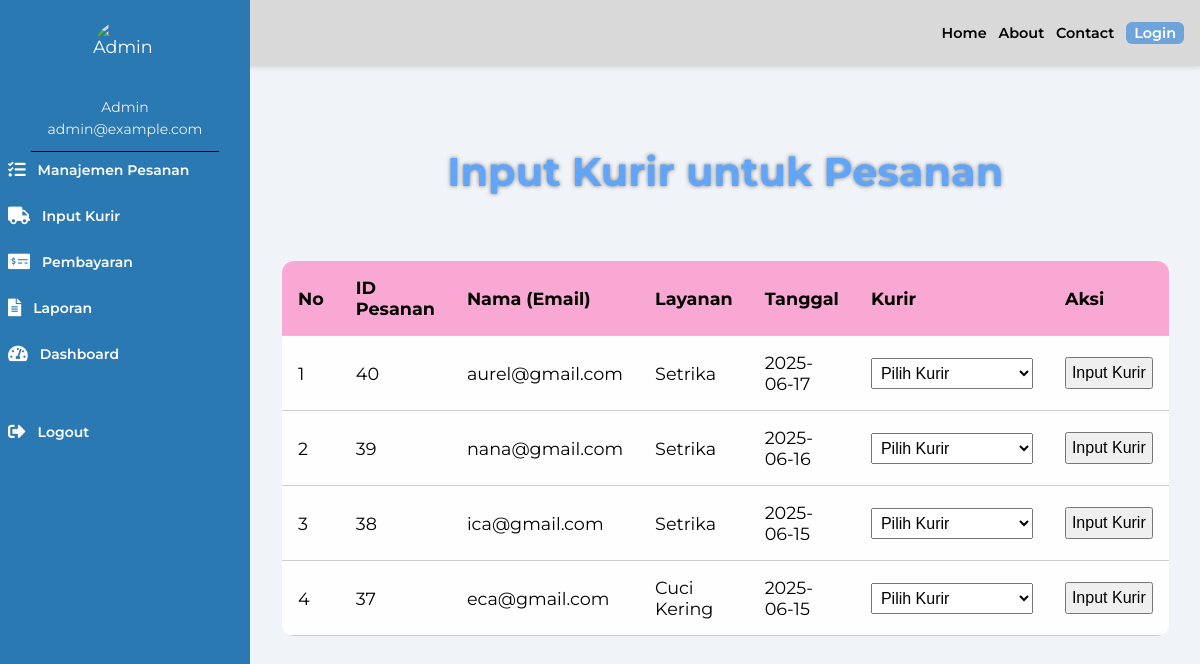
The app's page /input_kurir.php with its own data.
### tables this page shows
CREATE TABLE `pesanan` (
  `id` int(11) NOT NULL,
  `nama` varchar(20) DEFAULT NULL,
  `layanan` varchar(50) DEFAULT NULL,
  `tanggal_pesan` date DEFAULT NULL,
  `alamat_jemput` text DEFAULT NULL,
  `berat` float DEFAULT NULL,
  `kurir` varchar(20) NOT NULL,
  `status` enum('Diproses','Dikirim','Selesai') DEFAULT 'Diproses'
);

### input_kurir.php (the view, shortened to what this page needs)
<?php
$host = "localhost";
$user = "root";
$pass = "";
$db = "crud_laundry";
$connect = mysqli_connect($host, $user, $pass, $db);
$query = "SELECT * FROM pesanan ORDER BY id DESC";
$result = mysqli_query($connect, $query);
?>
<!DOCTYPE html>
<html lang="id">
<head>
    <link href="https://cdnjs.cloudflare.com/ajax/libs/font-awesome/5.15.3/css/all.min.css" rel="stylesheet" />
</head>
<body>
    <header>
        <div class="logo-text">
            <span class="logo-wash">WASH</span><span class="logo-way">WAY</span>
        </div>
        <nav>
            <a href="home.php">Home</a>
            <a href="about.php">About</a>
            <a href="#">Contact</a>
            <a class="login-btn" href="login.php">Login</a>
        </nav>
    </header>
    <div class="container">
        <aside>
            <img src="https://storage.googleapis.com/a1aa/image/1f69506b-06f1-45c8-95c7-98e08d20ebf3.jpg" alt="Admin" />
            <div class="user-info">
                <p>Admin</p>
                <p>admin@example.com</p>
            </div>
            <hr />
            <nav class="sidebar-nav">
                <a href="manajemen_pesanan.php"><i class="fas fa-tasks"></i> Manajemen Pesanan</a>
                <a href="input_kurir.php"><i class="fas fa-truck"></i> Input Kurir</a>
                <a href="verifikasi_pembayaran.php"><i class="fas fa-money-check-alt"></i> Pembayaran</a>
                <a href="laporan.php"><i class="fas fa-file-alt"></i> Laporan</a>
                <a href="admin_dashboard.php"><i class="fas fa-tachometer-alt"></i> Dashboard</a>
                <a href="logout.php" style="margin-top: 2rem;"><i class="fas fa-sign-out-alt"></i> Logout</a>
            </nav>
        </aside>
        <main>
            <h2>Input Kurir untuk Pesanan</h2>
            <table>
                <thead>
                    <tr>
                        <th>No</th>
                        <th>ID Pesanan</th>
                        <th>Nama (Email)</th>
                        <th>Layanan</th>
                        <th>Tanggal</th>
                        <th>Kurir</th>
                        <th>Aksi</th>
                    </tr>
                </thead>
                <tbody>
                    <?php
                    $no = 1; while ($row = mysqli_fetch_assoc($result)) : ?>
                    <tr>
                        <form method="POST">
                            <td><?= $no++ ?></td>
                            <td><?= htmlspecialchars($row['id']) ?></td>
                            <td><?= htmlspecialchars($row['nama']) ?></td>
                            <td><?= htmlspecialchars($row['layanan']) ?></td>
                            <td><?= htmlspecialchars($row['tanggal_pesan']) ?></td>
                            <td>
                                <select name="kurir" required>
                                    <option value="">Pilih Kurir</option>
                                </select>
                            </td>
                            <td><input type="submit" value="Input Kurir"></td>
                        </form>
                    </tr>
                    <?php endwhile; ?>
                </tbody>
            </table>
        </main>
    </div>
</body>
</html>

### input_kurir.php (style rules this page uses)
body { margin: 0; min-height: 100vh; font-family: 'Montserrat', sans-serif; font-size: 1.1rem; background-color: #f0f4f8; }
header { background-color: #D9D9D9; padding: 0.5rem 1rem; display: flex; justify-content: space-between; align-items: center; height: 50px; box-shadow: 0 2px 4px rgba(0, 0, 0, 0.1); font-size: 0.9rem; }
.logo-wash { color: #2A79B2; font-weight: 700; }
.logo-way { color: #74B3E0; font-weight: 700; }
nav a { text-decoration: none; color: black; font-weight: 600; margin-left: 0.5rem; }
.login-btn { background-color: #6ea4d9; color: white; padding: 0.15rem 0.5rem; border-radius: 6px; font-weight: 600; }
.container { display: flex; min-height: calc(100vh - 70px); }
aside { width: 250px; background-color: #2A79B2; position: fixed; top: 0; left: 0; height: 100vh; color: white; display: flex; flex-direction: column; align-items: center; padding-top: 20px; }
aside img { width: 64px; height: 64px; border-radius: 50%; object-fit: cover; margin-bottom: 10px; }
.user-info { font-size: 0.875rem; text-align: center; }
.user-info p { margin: 4px 0; color: #ecf0f1; }
hr { border: none; border-top: 1px solid black; width: 75%; }
nav.sidebar-nav { display: flex; flex-direction: column; gap: 0.75rem; width: 100%; padding: 0 1.5rem; }
nav.sidebar-nav a { display: flex; align-items: center; gap: 0.75rem; font-size: 0.875rem; color: white; margin-bottom: 1rem; }
nav.sidebar-nav a i { font-size: 1.1rem; }
main { flex: 1; position: relative; padding: 3rem 2rem; display: flex; flex-direction: column; background-color: transparent; margin-left: 250px; }
main::before { content: ""; position: absolute; inset: 0; background: url('https://storage.googleapis.com/a1aa/image/905894c3-73f2-417b-44aa-b9b89c97c606.jpg') center/cover no-repeat; opacity: 0.7; z-index: -1; }
h2 { font-size: 2.5rem; color: #60a5fa; text-shadow: 0 0 4px rgba(0, 0, 0, 0.5); text-align: center; }
table { margin-top: 2rem; width: 100%; border-collapse: collapse; background-color: rgba(255, 255, 255, 0.9); border-radius: 12px; overflow: hidden; }
th, td { padding: 1rem; text-align: left; border-bottom: 1px solid #ccc; }
th { background-color: #f9a8d4; color: black; }
select, input[type=submit] { padding: 5px; font-size: 1rem; }

### records on screen
pesanan: id "40", nama "aurel@gmail.com", layanan "Setrika", tanggal_pesan "2025-06-17"
pesanan: id "39", nama "nana@gmail.com", layanan "Setrika", tanggal_pesan "2025-06-16"
pesanan: id "38", nama "ica@gmail.com", layanan "Setrika", tanggal_pesan "2025-06-15"
pesanan: id "37", nama "eca@gmail.com", layanan "Cuci Kering", tanggal_pesan "2025-06-15"
